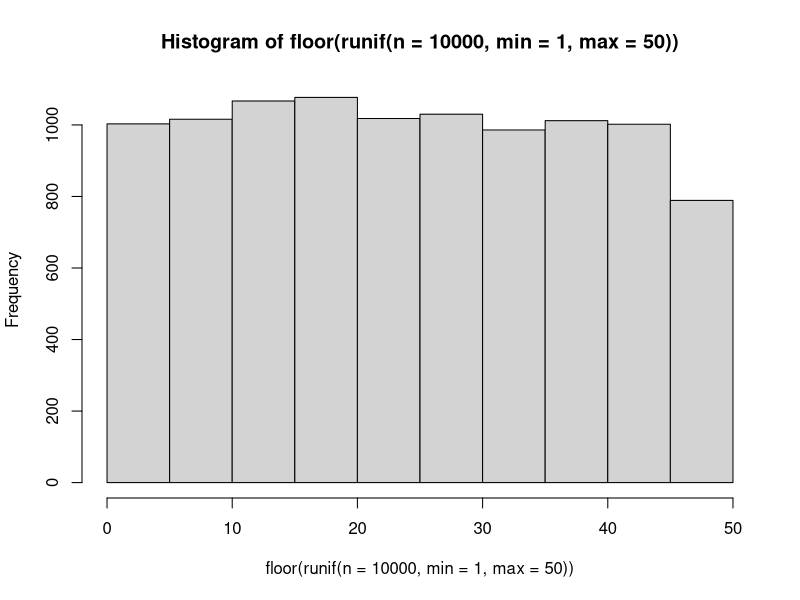
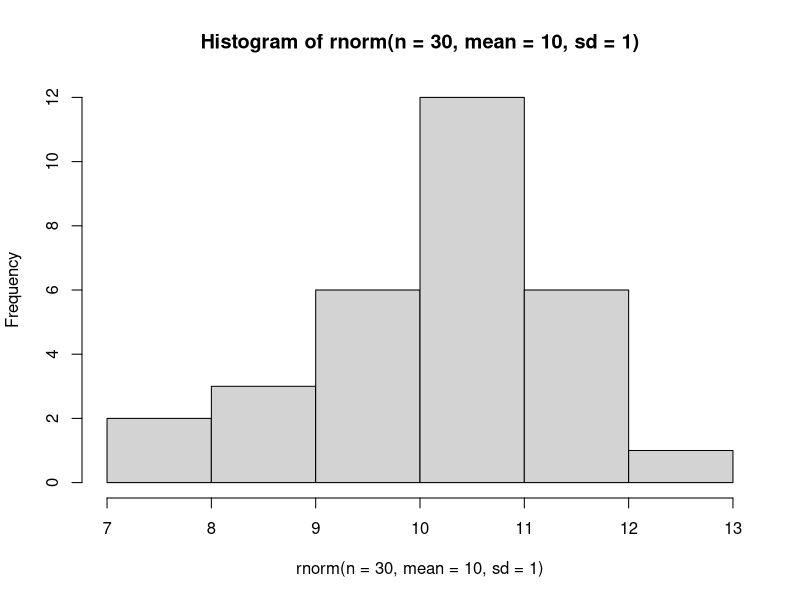
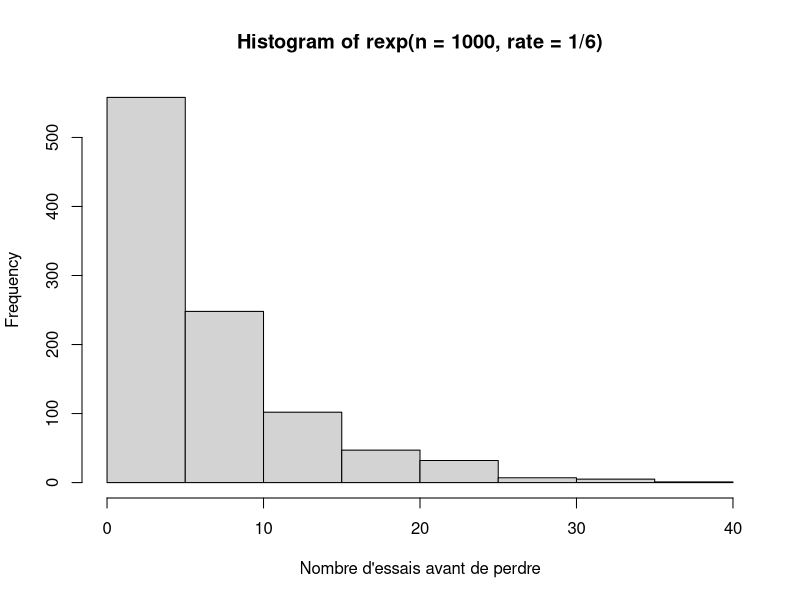
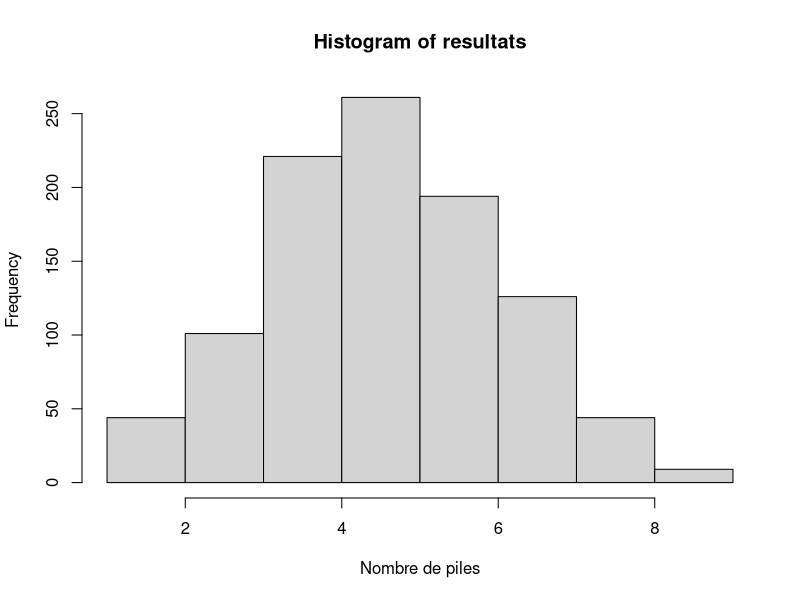
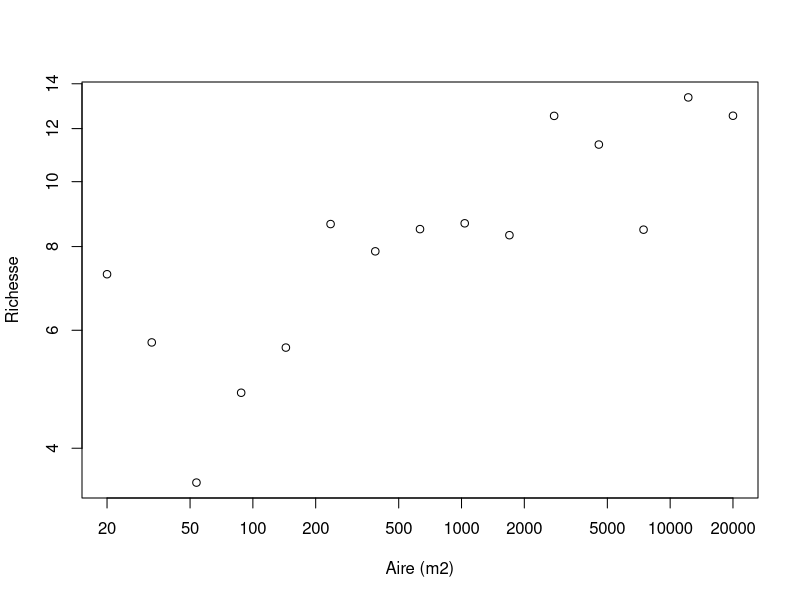
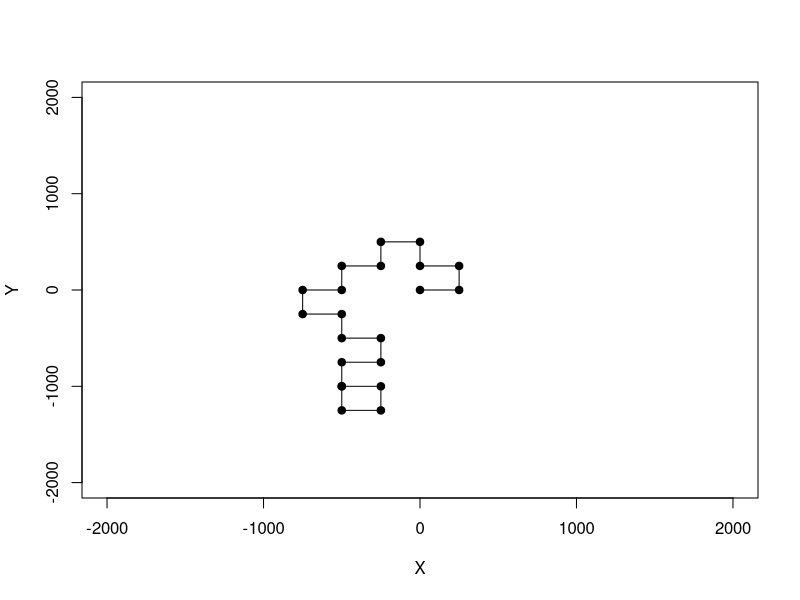
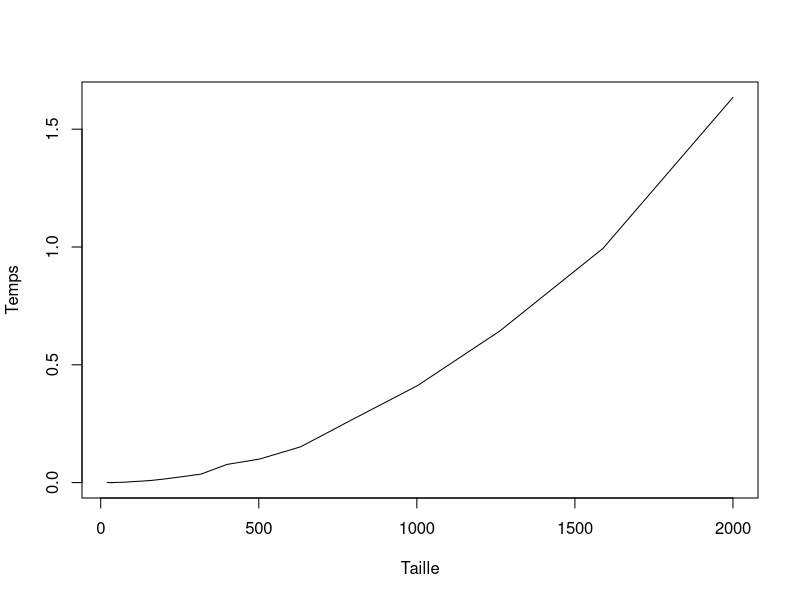

Recreate these plots in R, in order.
## ---- chunk 1
tri = function(x){
	# Calcul de la dimension du vecteur
	taille = length(x)
	ordre = "NON"
	# Boucle qui tourne jusqu'à ce que tout soit en ordre
	while(ordre == "NON") {
		ordre = "OUI"
		# Boucle qui passe tous les éléments en paires
		for(i in 1:(taille-1)) {
			if(x[i+1] < x[i]) {
				# Inversion des deux lettres
				x[c(i,i+1)] = x[c(i+1,i)]
				# Comme un changement a été fait, l'ordre
				# n'est pas encore garanti
				ordre = "NON"
			}
		}
	}
	return(x)
}
## ---- chunk 2
valeurs <- c("2", "3", "4", "5", "6", "7", "8", "9", "10", "valet", "reine", "roi", "as")
couleurs <- rep(c("pique", "trèfle", "carreau", "coeur"), each = 13)
cartes <- paste(valeurs, "-", couleurs)
tirage <- function(n, cartes) {
    sample(x = cartes, size = n, replace = FALSE)
}
tirage(3, cartes)
## ---- chunk 3
hist(floor(runif(n = 10000, min = 1,
  max = 50)))
## ---- chunk 4
set.seed(2)
## ---- chunk 5
hist(rnorm(n = 30, mean = 10, sd = 1))
## ---- chunk 6
rbinom(n = 10, size = 1, prob = 0.5)
## ---- chunk 7
rmultinom(n = 3, size = 1,
  prob = rep(1/6, 6))
## ---- chunk 8
hist(rexp(n = 1000, rate = 1/6), xlab =
  "Nombre d'essais avant de perdre")
## ---- chunk 9
tirages <- rbinom(n = 10, size = 1, prob = 0.5)
tirages
sum(tirages)
## ---- chunk 10
resultats <- c()
for (i in 1:1000) {
  tirages <- rbinom(n = 10, size = 1, prob = 0.5)
  resultats <- c(resultats, sum(tirages))
}
## ---- chunk 11
hist(resultats, xlab = "Nombre de piles")
## ---- chunk 12
resultats <- c()
for (i in 1:1000) {
  set.seed(123)
  tirages <- rbinom(n = 10, size = 1, prob = 0.5)
  resultats <- c(resultats, sum(tirages))
}
## ---- chunk 13
summary(resultats, xlab = "Nombre de piles")
## ---- chunk 14
A = 2*10^seq(1, 4, length.out = 15)
c = 3
z = 0.15
S = rnorm(15, mean = c*A^z, sd = 1.5)
plot(A, S, xlab = "Aire (m2)", ylab = "Richesse",
  log = "xy")
## ---- chunk 15
set.seed(1)
p = 0.55
alea = runif(n = 1, min = 0, max = 1)
if(alea < p) res = "pile" else res = "face"
res
## ---- chunk 16
nsteps = 20
xy = matrix(0,nr = 21, nc = 2)
xy[1,] = c(0,0)
direction = 0
set.seed(2)
for(step in 2:(nsteps+1)) {
    # Ḑe quel côté tourner ?
    if(runif(1,0,1) < 0.5) {
      # Tourne à droite
      direction = direction + pi/2 
    }
    else {
      # Tourne à gauche  
      direction = direction - pi/2
    }
    # Calcul des nouvelles coordonnées
    xy[step,1] = 
      xy[step-1,1] + sin(direction)*250 
    xy[step,2] = 
      xy[step-1,2] + cos(direction)*250 
}
## ---- chunk 17
plot(xy[,1],xy[,2], type = "l", xlim = c(-2000,2000),ylim = c(-2000,2000),
    xlab = "X", ylab = "Y")
points(xy[,1],xy[,2],pch = 19)
## ---- chunk 18
tri <- function(x){
	# Calcul de la dimension du vecteur
	taille <- length(x)
	ordre <- "NON"
	# Boucle qui tourne jusqu'à ce que tout soit en ordre
	while(ordre == "NON") {
		ordre <- "OUI"
		# Boucle qui passe tous les éléments en paires
		for(i in 1:(taille-1)) {
			if(x[i+1] < x[i]) {
				# Inversion des deux lettres
				x[c(i,i+1)] <- x[c(i+1,i)]
				# Comme un changement a été fait, l'ordre
				# n'est pas encore garanti
				ordre <- "NON"
			}
		}
	}
	return(x)
}
## ---- chunk 19
x <- runif(1000)
identical(sort(x), tri(x))
system.time(sort(x))
system.time(tri(x))
## ---- chunk 20
n = 2*10^seq(1,3,0.1)
res <- numeric(length(n))
for(i in 1:length(res)) {
	x <- runif(n[i])
	res[i] <- system.time(tri(x))[3]
}
plot(n, res, type = "l", xlab = "Taille", ylab = "Temps")
## ---- chunk 21
# Fonction avec boucle
f1 <- function(x) {
	taille <- length(x)
	x2 <- numeric(taille)
	for(i in 1:taille) {
    if(x[i] < 0.5) {
      x2[i] <- 1
    }
  }
}

# Fonction vectorisée
f2 <- function(x) {
	x2 <- x * 0
	x2[x < 0.5] <- 1
}
## ---- chunk 22
x <- runif(1000000)
system.time(f1(x))
system.time(f2(x))
## ---- chunk 23
f1 <- function(x) {
	res <- numeric(ncol(x))
	for(j in 1:ncol(x)) {
		for(i in 1:nrow(x)){
			res[x] <- res[j] + x[i,j]
		}
	}
}
X <- matrix(runif(100 * 100),
  nr=100, nc=100)
## ---- chunk 24
system.time(rowSums(X))
system.time(apply(X,2,sum))
system.time(f1(X))
## ---- chunk 25
arbres <- read.table(file = './donnees/arbres.txt', header = TRUE, sep=";")
head(arbres)
## ---- chunk 26
esp <- c("A", "B", "C")
p <- c(0.2, 0.5, 0.3)
esp[which(rmultinom(n=1,size=1,prob=p)==1)]
